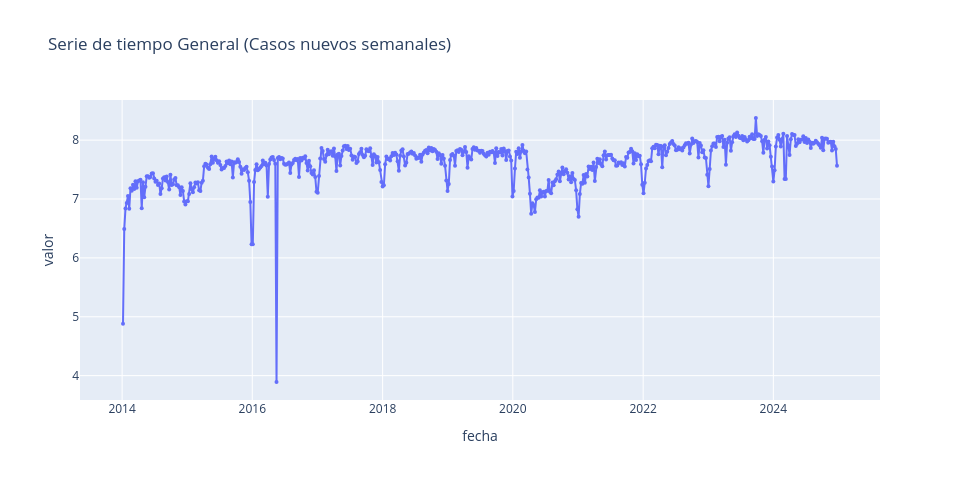

Here is the notebook cell this chart was saved with:
### Markdown cell above
* Se aplican transformaciones de logaritmo para estabilizar la varianza y facilitar la modelación.

### Code cell
df_log = df_incremento.copy()
df_log['valor'] = np.log1p(df_log['valor'])
x= 'fecha'
y= 'valor'
title = 'Serie de tiempo General (Casos nuevos semanales)'
# Gráfica de línea con plotly / seaborn según selección del usuario
func.plot_timeseries(df_log, x=x, y=y, title=title, plotly_engine=USE_PLOTLY)

### Figure 1 — Plotly figure (JSON) as saved in the notebook; plotly's stock layout.template omitted (floating-point values rounded to 4 significant figures; data arrays with more than 128 entries replaced by an {"elided": "..."} marker saying what was removed)
{"data": [{"customdata": {"elided": "573x1 int values"}, "hovertemplate": "fecha=%{x}<br>valor=%{y}<br>semana=%{customdata[0]}<extra></extra>", "legendgroup": "", "line": {"color": "#636efa", "dash": "solid"}, "marker": {"size": 4, "symbol": "circle"}, "mode": "lines+markers", "name": "", "orientation": "v", "showlegend": false, "type": "scatter", "x": {"elided": "573 str values"}, "xaxis": "x", "y": {"elided": "573 float values"}, "yaxis": "y"}], "layout": {"height": 480, "legend": {"tracegroupgap": 0}, "title": {"text": "Serie de tiempo General (Casos nuevos semanales)"}, "width": 960, "xaxis": {"anchor": "y", "domain": [0, 1], "title": {"text": "fecha"}}, "yaxis": {"anchor": "x", "domain": [0, 1], "title": {"text": "valor"}}}}
